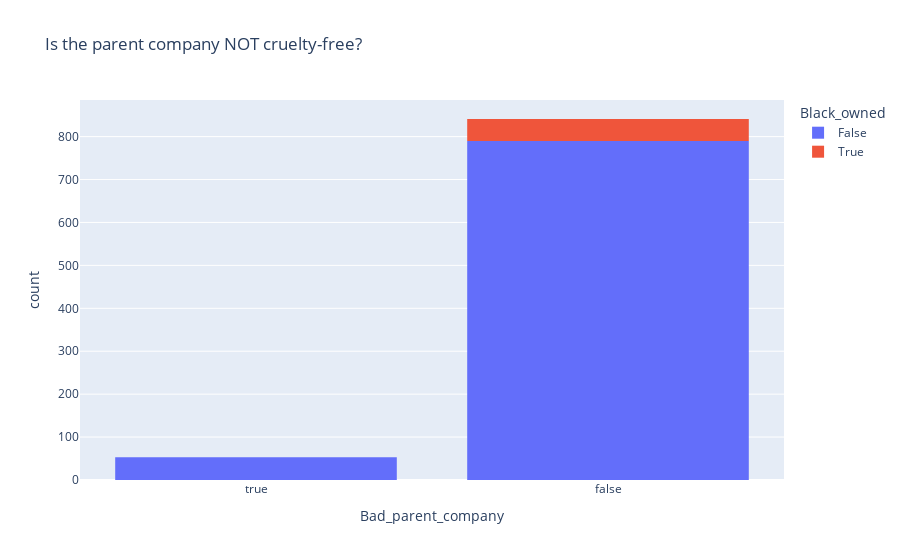

Notebook source saved alongside this figure:
### Code cell
# now try with plotly
import plotly.express as px

fig = px.histogram(brand_df, x='Bad_parent_company', color="Black_owned", category_orders = {'Bad_parent_company':[True, False]}, title='Is the parent company NOT cruelty-free?')
fig.show();

### Figure 1 — Plotly figure (JSON) as saved in the notebook; plotly's stock layout.template omitted (floating-point values rounded to 4 significant figures; data arrays with more than 128 entries replaced by an {"elided": "..."} marker saying what was removed)
{"data": [{"alignmentgroup": "True", "bingroup": "x", "hovertemplate": "Black_owned=False<br>Bad_parent_company=%{x}<br>count=%{y}<extra></extra>", "legendgroup": "False", "marker": {"color": "#636efa", "pattern": {"shape": ""}}, "name": "False", "offsetgroup": "False", "orientation": "v", "showlegend": true, "type": "histogram", "x": {"elided": "843 bool values"}, "xaxis": "x", "yaxis": "y"}, {"alignmentgroup": "True", "bingroup": "x", "hovertemplate": "Black_owned=True<br>Bad_parent_company=%{x}<br>count=%{y}<extra></extra>", "legendgroup": "True", "marker": {"color": "#EF553B", "pattern": {"shape": ""}}, "name": "True", "offsetgroup": "True", "orientation": "v", "showlegend": true, "type": "histogram", "x": [false, false, false, false, false, false, false, false, false, false, false, false, false, false, false, false, false, false, false, false, false, false, false, false, false, false, false, false, false, false, false, false, false, false, false, false, false, false, false, false, false, false, false, false, false, false, false, false, false, false, false], "xaxis": "x", "yaxis": "y"}], "layout": {"barmode": "relative", "legend": {"title": {"text": "Black_owned"}, "tracegroupgap": 0}, "title": {"text": "Is the parent company NOT cruelty-free?"}, "xaxis": {"anchor": "y", "categoryarray": [true, false], "categoryorder": "array", "domain": [0, 1], "title": {"text": "Bad_parent_company"}}, "yaxis": {"anchor": "x", "domain": [0, 1], "title": {"text": "count"}}}}
